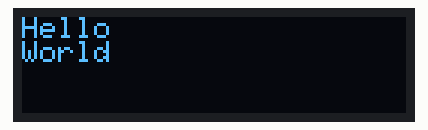
The sketch below on a simulated Arduino Uno, built with avr-gcc and run on an emulated ATmega328P. Shown: 128×32 one-colour display. The display library's start-up logo is not drawn.

Above: at 0.1 s.

The sketch:

Lab01_A.ino
```cpp
/* BMEN 3200
 *
 * Displays "Hello World" to the OLED screen
 *
 * Name(s):
 * Date:
 *
  */

//LIBRARIES
#include <Wire.h>                           //Arduino I2C Library
#include <Adafruit_SSD1306.h>               //OLED Screen Library
#include <Adafruit_GFX.h>                   //OLED Screen Graphics Library
#include <Adafruit_SHT31.h>                 //temp and humidity sensor library

//DEFINiTIONS

//OLED Display Defintions
#define SCREEN_WIDTH 128                                                      // OLED display width, in pixels
#define SCREEN_HEIGHT 32                                                      // OLED display height, in pixels
#define OLED_RESET    -1                                                      // Reset pin # (or -1 if sharing Arduino reset pin)
Adafruit_SSD1306 display(SCREEN_WIDTH, SCREEN_HEIGHT, &Wire, OLED_RESET);     //Declaring the display name (display)


void setup()
{
  Wire.begin();                                     //Initializes I2C pins on the arduino
  display.begin(SSD1306_SWITCHCAPVCC, 0x3C);        //Initializes the specific I2C channels for OLED screen
  display.display();                                //Displays current display settings

  //Displays new settings
  display.clearDisplay();               //Clears previous display
  display.setTextSize(1);               //Sets font size
  display.setTextColor(WHITE);          //Sets text color (Can only be white)
  display.setCursor(0,0);               //Sets starting pixel of text [(0,0) is top left side of screen]
  display.println("Hello");             //String set to be displayed ["ln" means that the next string will be on a new line]
  display.println("World");             //String set to be displayed
  display.display();                    //Displays current display settings to OLED
}

void loop()
{

}
```
